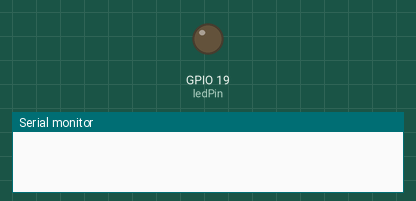
Simulated run of this sketch. Board: ESP32. On the bench: output pins drawn as LEDs (lit = HIGH), the last lines printed to the serial monitor. WiFi joins after 1.5 s; servers stay silent unless stated. At 2.4 s the program puts the board to deep sleep or switches it off; the recording ends there.

Above: at 0.0 s.
At 2.25 s:
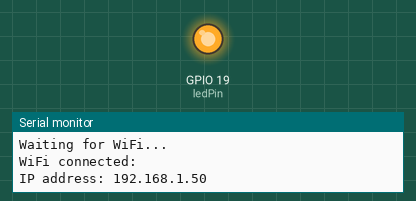
Timing chart, 0 to 2.4 s (numbered marks = the images above):
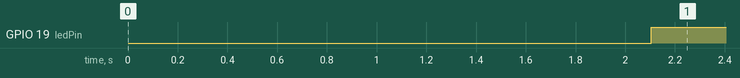

The sketch:

badge.ino
```cpp
#include <WiFi.h>
#include <WiFiMulti.h>
#include <HTTPClient.h>

// https://github.com/lewisxhe/GxEPD
#include <GxEPD.h>
#include <GxGDE0213B72B/GxGDE0213B72B.h> // 2.13" b/w
#include <Fonts/FreeMonoBold12pt7b.h>
#include <GxIO/GxIO_SPI/GxIO_SPI.h>
#include <GxIO/GxIO.h>


// Define the URL to pull the image data from
String imageURL = "";

// Define your WiFi
char wifiSSID[] = "";
char wifiPassword[] = "";

// Refresh the image every 5 minutes
#define TIME_TO_SLEEP 60 * 5


// These pins depend on the specific TTGO board you have
#define ELINK_BUSY 4
#define ELINK_RESET 16
#define ELINK_DC 17
#define ELINK_SS 5
const int buttonPin = 39;
const int ledPin = 19;

WiFiMulti WiFiMulti;

GxIO_Class io(SPI, ELINK_SS, ELINK_DC, ELINK_RESET);
GxEPD_Class display(io, ELINK_RESET, ELINK_BUSY);

#define uS_TO_S_FACTOR 1000000

void wifiStart()
{
  WiFiMulti.addAP(wifiSSID, wifiPassword);

  Serial.println();
  Serial.print("Waiting for WiFi... ");

  while(WiFiMulti.run() != WL_CONNECTED) {
      Serial.print(".");
      delay(500);
  }

  Serial.println("");
  Serial.print("WiFi connected: ");
  Serial.println(WiFi.SSID());
  Serial.print("IP address: ");
  Serial.println(WiFi.localIP());
}


void displayImage() {
  digitalWrite(ledPin, HIGH);
  delay(100);

  HTTPClient http;
  http.begin(imageURL);
  int httpCode = http.GET();
  String imageData;
  if(httpCode > 0) {
    imageData = http.getString();
    Serial.print("Downloaded image: ");
    Serial.print(imageData.length());
    Serial.println(" bytes");
  } else {
    Serial.print("[HTTP] GET... failed, error:");
    Serial.println(http.errorToString(httpCode).c_str());
    return;
  }

  int i;
  int x = 0;
  int y = 0;

  Serial.println("Attempting to display image");
  delay(500);

  // display.init(115200);
  display.init();

  for(int c = 0; c < imageData.length(); c++) {
    char ch = imageData.charAt(c);
    for(i = 7; i >= 0; i--) {
      int bit = bitRead(ch, i);
      if(bit == 1) {
        display.drawPixel(x, y, GxEPD_WHITE);
      } else {
        display.drawPixel(x, y, GxEPD_BLACK);
      }
      x++;
      if(x == 122) {
        y++;
        x = 0;
      }
    }
  }

  display.update();

  digitalWrite(ledPin, LOW);
}

void setup() {
  pinMode(buttonPin, INPUT);
  pinMode(ledPin, OUTPUT);

  Serial.begin(115200);
  delay(100);

  wifiStart();

  delay(500);

  if(esp_sleep_get_wakeup_cause() == ESP_SLEEP_WAKEUP_TIMER)
  {
    // Woke up from sleep
    wifiStart();
    displayImage();
  }
  else
  {
    // First launch
    wifiStart();
    displayImage();
  }

  esp_sleep_enable_timer_wakeup(TIME_TO_SLEEP * uS_TO_S_FACTOR);

  Serial.println("Going to sleep now");

  esp_deep_sleep_start();
}

void loop() {
  // This isn't run because the device sleeps after the setup() function

  /*
  int buttonState = 0;
  buttonState = digitalRead(buttonPin);
  if(buttonState == LOW) {
    Serial.println("Button PRESSED");
    displayImage();
  } else {
    Serial.println("Button not pressed");
  }
  */

}
```

Measured:
- by itself, GPIO 19 (ledPin): LOW → HIGH at 2.1 s
